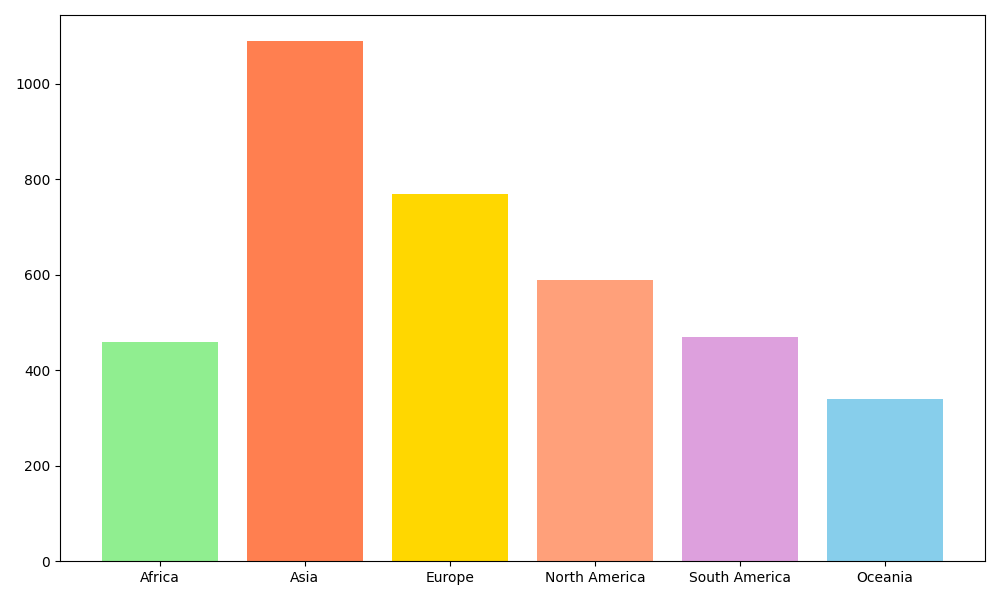

This figure's Python source:
import matplotlib.pyplot as plt
import numpy as np

continents = ['Africa', 'Asia', 'Europe', 'North America', 'South America', 'Oceania']
capacities = np.array([
    [120, 220, 70, 50],    # Africa
    [310, 480, 210, 90],   # Asia
    [230, 320, 140, 80],   # Europe
    [170, 250, 110, 60],   # North America
    [150, 190, 80, 50],    # South America
    [110, 130, 60, 40],    # Oceania
])

total_capacities = capacities.sum(axis=1)

fig, ax = plt.subplots(figsize=(10, 6))

# Shuffled color order
colors = ['lightgreen', 'coral', 'gold', 'lightsalmon', 'plum', 'skyblue']

ax.bar(continents, total_capacities, color=colors)

plt.tight_layout()
plt.show()
